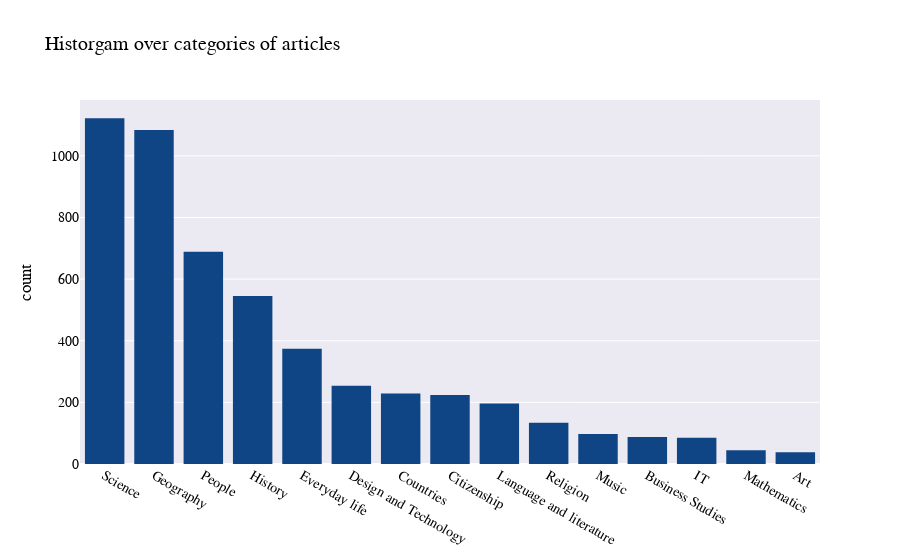

The notebook cell saved with this chart:
### Code cell
fig = px.histogram(data.categories, x='1st cat',labels={
                     "1st cat": "Categories of articles"
                 },
                title="Historgam over categories of articles",
                category_orders={"1st cat": ['Science', 'Geography', 'People', 'History', 'Everyday life',
                                             'Design and Technology', 'Countries','Citizenship','Language and literature',
                                             'Religion','Music','Business Studies', 'IT','Mathematics', 'Art']},
                color_discrete_sequence=["#0f4584"]
            )

fig.update_layout(
    paper_bgcolor="white",  # Set the background color to white
    plot_bgcolor="#ebeaf2",   # Set the plot area background color to white
    font=dict(family="Arial", size=14, color="black"),  # Set font color and style
    title=dict(font=dict(size=20)),  # Title styling
    yaxis=dict(
        showgrid=True,  # Show gridlines for y-axis
        gridcolor="white",  # Set gridline color (optional, can be customized)
    )
)

fig.update_layout(xaxis_title=None)
fig.show()
fig.write_html("figures/categories_histogram.html")

### Figure 1 — Plotly figure (JSON) as saved in the notebook; plotly's stock layout.template omitted (floating-point values rounded to 4 significant figures; data arrays with more than 128 entries replaced by an {"elided": "..."} marker saying what was removed)
{"data": [{"alignmentgroup": "True", "bingroup": "x", "hovertemplate": "Categories of articles=%{x}<br>count=%{y}<extra></extra>", "legendgroup": "", "marker": {"color": "#0f4584", "pattern": {"shape": ""}}, "name": "", "offsetgroup": "", "orientation": "v", "showlegend": false, "type": "histogram", "x": {"elided": "5204 str values"}, "xaxis": "x", "yaxis": "y"}], "layout": {"barmode": "relative", "font": {"color": "black", "family": "Arial", "size": 14}, "legend": {"tracegroupgap": 0}, "paper_bgcolor": "white", "plot_bgcolor": "#ebeaf2", "title": {"font": {"size": 20}, "text": "Historgam over categories of articles"}, "xaxis": {"anchor": "y", "categoryarray": ["Science", "Geography", "People", "History", "Everyday life", "Design and Technology", "Countries", "Citizenship", "Language and literature", "Religion", "Music", "Business Studies", "IT", "Mathematics", "Art"], "categoryorder": "array", "domain": [0, 1], "title": {}}, "yaxis": {"anchor": "x", "domain": [0, 1], "gridcolor": "white", "showgrid": true, "title": {"text": "count"}}}}
